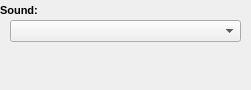
<?xml version="1.0" encoding="UTF-8"?>
<ui version="4.0">
 <class>WidgetSound</class>
 <widget class="QWidget" name="WidgetSound">
  <property name="geometry">
   <rect>
    <x>0</x>
    <y>0</y>
    <width>251</width>
    <height>90</height>
   </rect>
  </property>
  <property name="windowTitle">
   <string>Form</string>
  </property>
  <widget class="QLabel" name="label">
   <property name="geometry">
    <rect>
     <x>0</x>
     <y>0</y>
     <width>241</width>
     <height>21</height>
    </rect>
   </property>
   <property name="font">
    <font>
     <pointsize>8</pointsize>
     <weight>75</weight>
     <bold>true</bold>
    </font>
   </property>
   <property name="text">
    <string>Sound:</string>
   </property>
  </widget>
  <widget class="QComboBox" name="comboBox">
   <property name="geometry">
    <rect>
     <x>10</x>
     <y>20</y>
     <width>231</width>
     <height>22</height>
    </rect>
   </property>
  </widget>
 </widget>
 <resources/>
 <connections/>
</ui>
